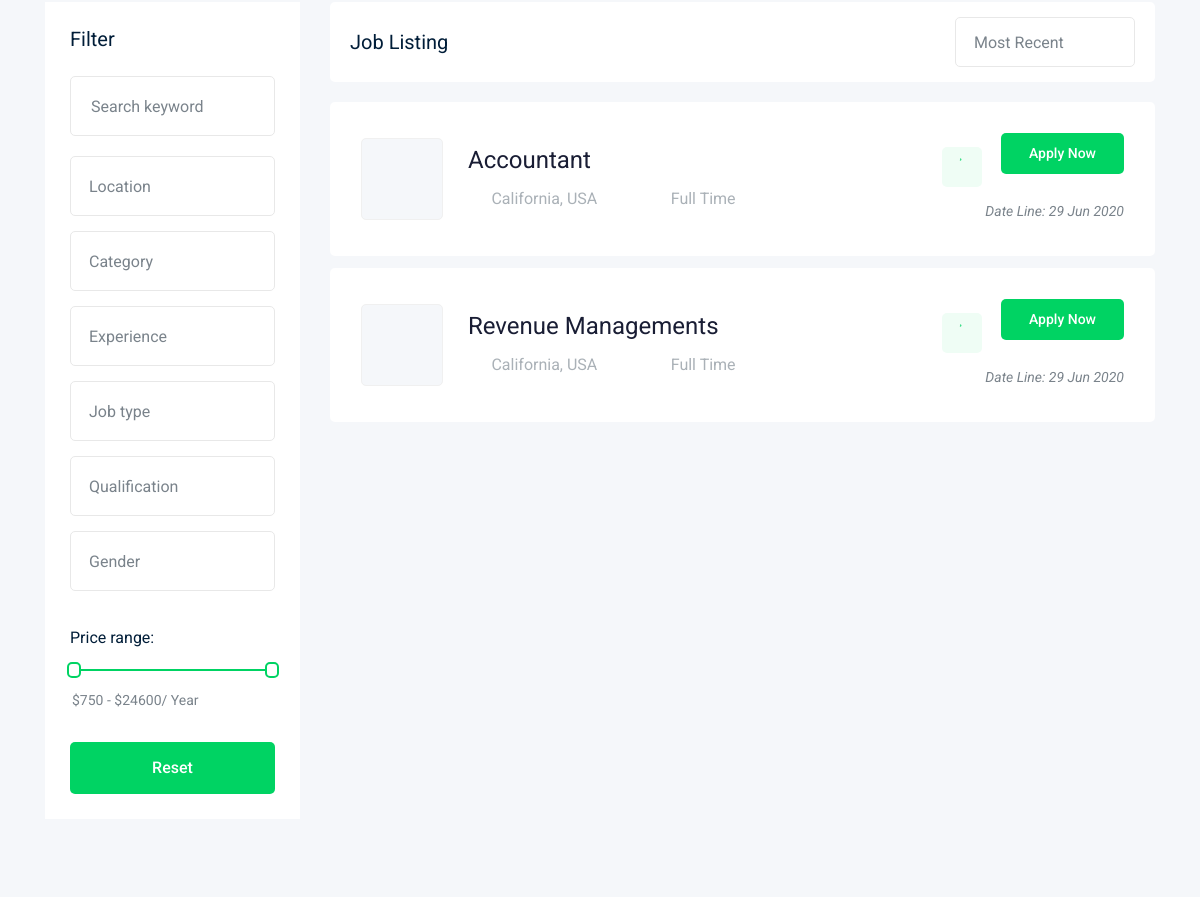
The app's page /jobs/ (middle part), older data.
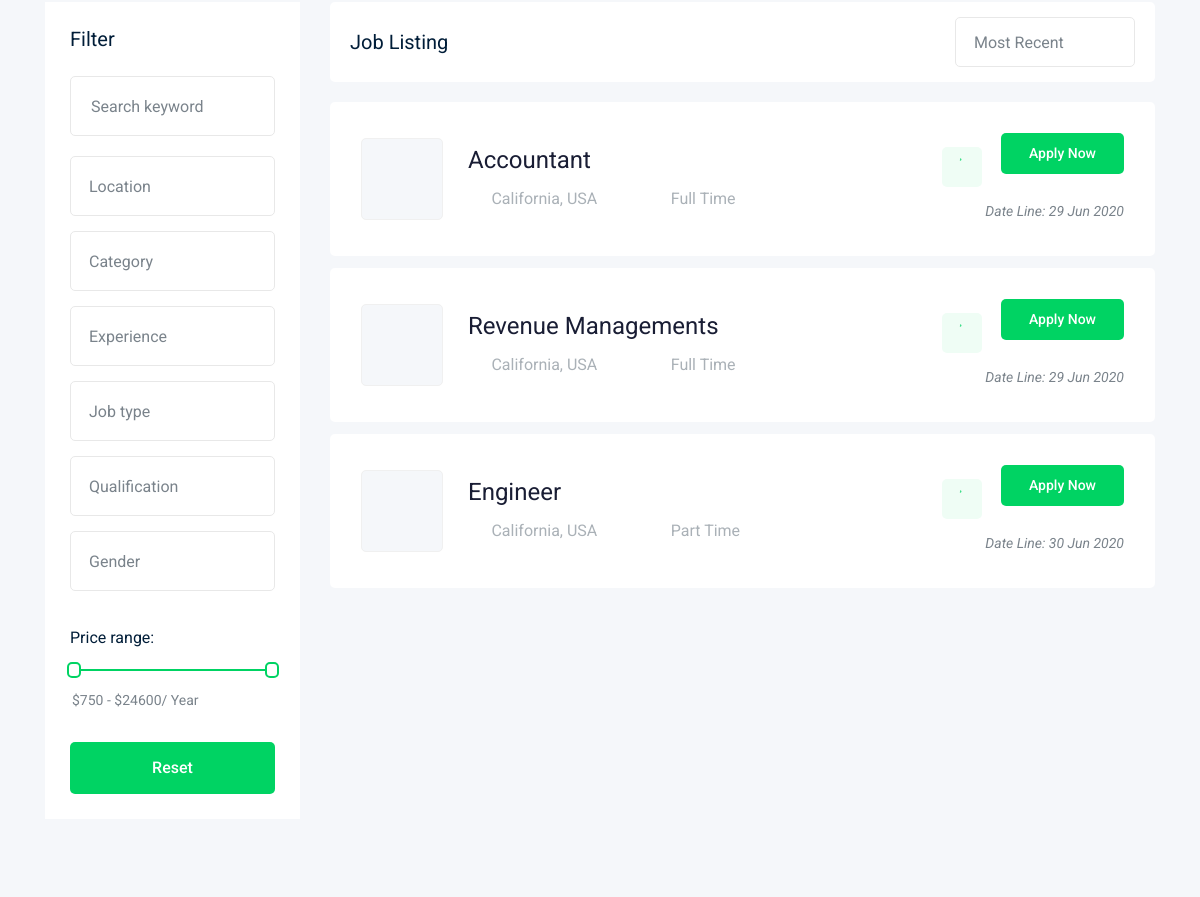
The same page, newer data.
### job/models.py (models this page shows, shortened)
class Job(models.Model):
    title=models.CharField(max_length=100)
    JOB_TYPE=(
        ('Full Time','Full Time'),
        ('Part Time','Part Time')
    )
    def uploadedfile(instance,filename):
        filename,ext=filename.split('.')
        return "jobs/%s.%s"%(instance.id,ext)
    job_type=models.CharField(max_length=15,choices=JOB_TYPE)
    description=models.TextField(max_length=1000)
    published_at=models.DateField(auto_now=True)
    vacancy= models.IntegerField(default=1)
    salary= models.IntegerField(default=0)
    experiance= models.IntegerField(default=1)
    category=models.ForeignKey('Category',on_delete=models.CASCADE)
    image=models.ImageField(upload_to=uploadedfile)
    slug=models.SlugField(blank=True, null=True)

### job/views.py (the view)
# urls.py: path('',views.job_list),
def job_list(request):
    job_list=Job.objects.all()
    paginator = Paginator(job_list, 20) # Show 25 contacts per page.
    page_number = request.GET.get('page')
    page_obj = paginator.get_page(page_number)
    context={
        'jobs':page_obj
    }
    return render(request,'job/job_list.html',context)

### job/templates/job/job_list.html (shortened to what this page needs)
{% extends 'base.html' %}
{% block body %}
    <div class="job_listing_area plus_padding">
        <div class="container">
            <div class="row">
                <div class="col-lg-3">
                    <div class="job_filter white-bg">
                        <div class="form_inner white-bg">
                            <h3>Filter</h3>
                            <form action="#">
                                <div class="row">
                                    <div class="col-lg-12">
                                        <div class="single_field">
                                            <input type="text" placeholder="Search keyword">
                                        </div>
                                    </div>
                                    <div class="col-lg-12">
                                    </div>
                                    <div class="col-lg-12">
                                    </div>
                                    <div class="col-lg-12">
                                    </div>
                                    <div class="col-lg-12">
                                    </div>
                                    <div class="col-lg-12">
                                    </div>
                                    <div class="col-lg-12">
                                    </div>
                                </div>
                            </form>
                        </div>
                        <div class="range_wrap">
                            <label for="amount">Price range:</label>
                            <div id="slider-range"></div>
                            <p>
                                <input type="text" id="amount" readonly style="border:0; color:#7A838B; font-size: 14px; font-weight:400;">
                            </p>
                        </div>
                        <div class="reset_btn">
                            <button  class="boxed-btn3 w-100" type="submit">Reset</button>
                        </div>
                    </div>
                </div>
                <div class="col-lg-9">
                    <div class="recent_joblist_wrap">
                        <div class="recent_joblist white-bg ">
                            <div class="row align-items-center">
                                <div class="col-md-6">
                                    <h4>Job Listing</h4>
                                </div>
                                <div class="col-md-6">
                                    <div class="serch_cat d-flex justify-content-end">
                                    </div>
                                </div>
                            </div>
                        </div>
                    </div>
                    <div class="job_lists m-0">
                        <div class="row">
                            <div= class="col-lg-12 col-md-12">
                                {% for job in jobs %}
                                <div class="single_jobs white-bg d-flex justify-content-between">
                                    <div class="jobs_left d-flex align-items-center">
                                        <div class="thumb">
                                        </div>
                                        <div class="jobs_conetent">
                                            <a href="{% url 'jobs:job_detail' job.slug %}"><h4>{{job.title}}</h4></a>
                                            <div class="links_locat d-flex align-items-center">
                                                <div class="location">
                                                    <p> <i class="fa fa-map-marker"></i> California, USA</p>
                                                </div>
                                                <div class="location">
                                                    <p> <i class="fa fa-clock-o"></i> {{job.job_type}}</p>
                                                </div>
                                            </div>
                                        </div>
                                    </div>
                                    <div class="jobs_right">
                                        <div class="apply_now">
                                            <a class="heart_mark" href="#"> <i class="fa fa-heart"></i> </a>
                                            <a href="{% url 'jobs:job_detail' job.slug %}" class="boxed-btn3">Apply Now</a>
                                        </div>
                                        <div class="date">
                                            <p>Date Line: {{job.published_at| date:'d M o'}}</p>
                                        </div>
                                    </div>
                                </div>
                                {% endfor %}
                            </div>
                        </div>
                </div>
            </div>
        </div>
    </div>
{% endblock body %}

### templates/base.html (shortened to what this page needs)
{% load static %}
<!doctype html>
<html class="no-js" lang="zxx">
<head>
    <link rel="stylesheet" href="{% static 'css/bootstrap.min.css' %}">
    <link rel="stylesheet" href="{% static 'css/owl.carousel.min.css' %}">
    <link rel="stylesheet" href="{% static 'css/magnific-popup.css' %}">
    <link rel="stylesheet" href="{% static 'css/font-awesome.min.css' %}">
    <link rel="stylesheet" href="{% static 'css/themify-icons.css' %}">
    <link rel="stylesheet" href="{% static 'css/nice-select.css' %}">
    <link rel="stylesheet" href="{% static 'css/flaticon.css' %}">
    <link rel="stylesheet" href="{% static 'css/jquery-ui.css' %}">
    <link rel="stylesheet" href="{% static 'css/gijgo.css' %}">
    <link rel="stylesheet" href="{% static 'css/animate.min.css' %}">
    <link rel="stylesheet" href="{% static 'css/slicknav.css' %}">
    <link rel="stylesheet" href="{% static 'css/style.css' %}">
</head>
<body>
    {% block body %}
    {% endblock body %}
</body>
</html>

Row changes from the older to the newer data that the page shows:
added Job: title "Engineer", job_type "Part Time", published_at "30 Jun 2020"
